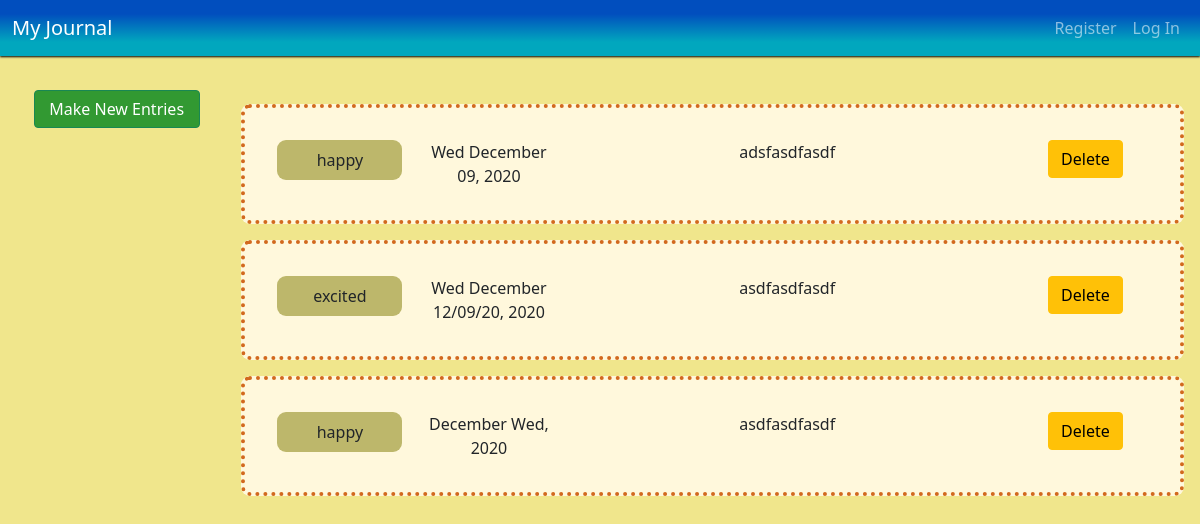
The app's page /allentries with its own data.
### tables this page shows
CREATE TABLE 'entries' ('id' INTEGER PRIMARY KEY AUTOINCREMENT NOT NULL, 'username' TEXT NOT NULL, 'entry' TEXT, 'mood' TEXT, 'date' DATE, 'fDate' TEXT);

### app.py (the view)
@app.route('/allentries')
def all_entries():
    with alcSession(engine) as conn:
        statement = text("SELECT entry, mood, fDate FROM entries WHERE username = '1' ORDER BY date DESC")
        rows = conn.execute(statement)
        rows = rows.all()
        print(rows)
        return render_template('allentries.html', entries = rows)

### app.py (called while the page is built)
@app.after_request
def after_request(response):
    response.headers["Cache-Control"] = "no-cache, no-store, must-revalidate"
    response.headers["Expires"] = 0
    response.headers["Pragma"] = "no-cache"
    return response

### templates/allentries.html (shortened to what this page needs)
{% extends "layout.html" %}
{% block main %}
<main class='container-fluid journal-container'>
  <div class='row'>
    <div class='col-md-2'>
      <nav class="flex-column nav nav-menu">
        <button id='new-entries-btn' class='menu-btn btn btn-success'>Make New Entries</button>
      </nav>
    </div>
    <div class='col-md-10'>
      {% for entry in entries %}
      <div class='container entries-container'>
        <div class='row'>
          <div class='col-md-2'>
            <div class='mood-entry'>
              {{ entry.mood }}
            </div>
          </div>
          <div class='date-entry col-md-2'>
            {{entry.fDate}}
          </div>
          <div class='journal-entry col-md-6'>
            {{ entry.entry }}
          </div>
          <div class='col-md-2'>
            <button class='del-btn btn btn-warning'>Delete</button>
          </div>
        </div>
      </div>
      {% endfor %}
    </div>
  </div>
</main>
{% endblock %}

### records on screen
entries: mood "happy", fDate "Wed December 09, 2020", entry "adsfasdfasdf"
entries: mood "excited", fDate "Wed December 12/09/20, 2020", entry "asdfasdfasdf"
entries: mood "happy", fDate "December Wed, 2020", entry "asdfasdfasdf"
